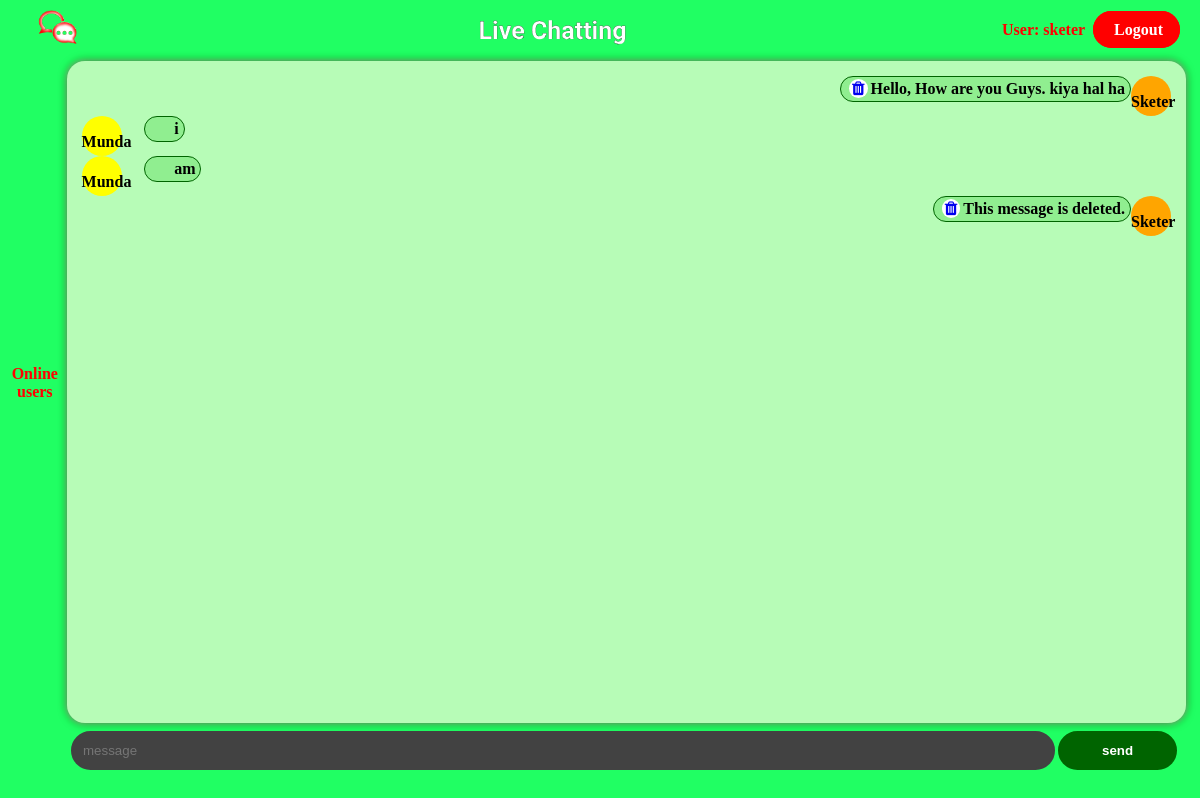
The app's page /main.php (signed in) with its own data.
### tables this page shows
CREATE TABLE `messages` (
  `sno` int(250) NOT NULL,
  `username` varchar(32) NOT NULL,
  `message` varchar(150) NOT NULL
);

### components/main/mainContainer.php (the view, shortened to what this page needs)
<!DOCTYPE html>
<html lang="en">
<head>
</head>
<body>
    <?php
        echo '<div class="activeUser">';
            echo '<p id="online">Online users</p>';
        echo '</div>';
    ?>
    <?php
        echo '<div class="displayMessage">';
            while($row = mysqli_fetch_assoc($msgresult)) {
                $flexDirection = ($_SESSION['username'] == $row['username']) ? "row-reverse" : "row";
                $color = ($_SESSION['username'] == $row['username']) ? "orange" : "yellow";
                $visibility = ($_SESSION['username'] == $row['username']) ? "visible" : "hidden";
                echo '<div class="userMessage" style="flex-direction: '.$flexDirection.'">';
                    echo '<span id="user" style="background: '.$color.'">';
                        echo '<name>' . $row['username'] . ' </name>';
                    echo '</span>';
                    echo '<span id="msg-container">';
                    echo '    <div id="msg">';
                            echo '<span id="delMsg" style="visibility: '.$visibility.'"> <a href="components/deleteMessage.php"><i class="fa fa-trash" aria-hidden="true"></i></a></span>';
                            echo  $row['message'];
                    echo '    </div>';
                    echo '</span>'; echo "<br>";
                echo '</div>';
            };
        echo '</div>';
    ?>
</body>
</html>

### css/style.css (style rules this page uses)
body { overflow-x: hidden; background-color: rgb(32, 255, 99); padding: 0px; margin: 0px; }
.main .msg-section .activeUser { width: 5%; text-align: center; display: flex; flex-direction: column; justify-content: center; }
#delMsg { cursor: pointer; color: blue; background-color: #fff; border-radius: 20px; padding: 1px 3px; margin: 3px;; }
.main .msg-section .activeUser #online { color: red; font-weight: bold; }
.main .msg-section .activeUser p { margin-top: -3px; }
.main .msg-section .displayMessage { width: 93%; height: 79vh; padding: 15px; box-shadow: 0px 0px 8px darkgreen, 0px 0px 5px rgb(255, 255, 255); border-radius: 18px; background-color: rgb(183, 252, 183); overflow-y: scroll; display: flex; flex-direction: column; margin-right: 22px; }
.main .msg-section .displayMessage .userMessage { display: flex; flex-direction: row; }
.userMessage #user { width: 5vh; height: 5vh; border-radius: 50%; background-color: rgb(255, 174, 0); position: relative; }
name { position: absolute; margin-bottom: 5px; text-transform: capitalize; left: 0; bottom: 0; }
.userMessage #msg-container { margin-left: 22px; }
.userMessage #msg { display: block; max-width: 550px; padding: 3px 5px; background-color: lightgreen; border: 1px solid darkgreen; border-radius: 22px; }

### components/main/mainContainer.php (style rules this page uses)
.activeUser { display : inline; display: flex; flex-direction: column; justify-content: center; }
.activeUser p { margin-top: -3px; margin-left: -5px; }
#delMsg { cursor: pointer; color: blue; background-color: #fff; border-radius: 20px; padding: 1px 3px; margin: 3px; }

### records on screen
messages: username "Sketer", message "Hello, How are you Guys. kiya hal ha"
messages: username "Munda", message "i"
messages: username "Munda", message "am"
messages: username "Sketer", message "This message is deleted."

### other values on screen
$_SESSION['username'] "sketer"
